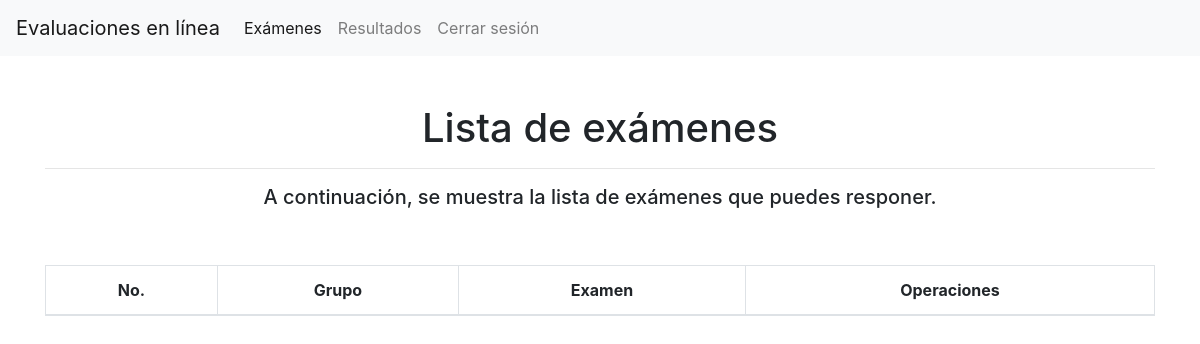
Before: /php/alumno/listaExamenes.php (signed in) with the older database file.
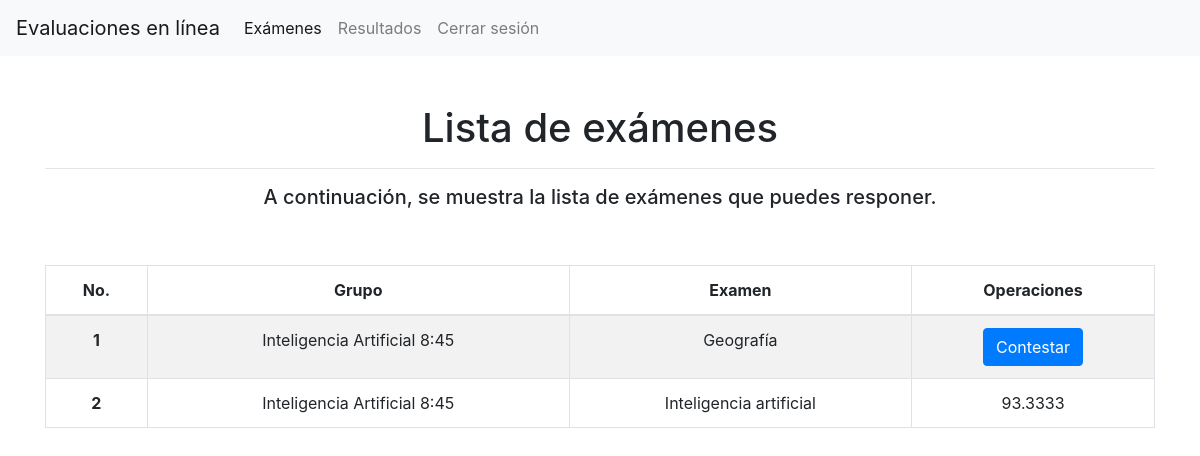
After: the same page with the newer database file.
### tables this page shows
CREATE TABLE `examen_grupo` (
  `id_examen_grupo` int(11) NOT NULL,
  `id_examen` int(11) NOT NULL,
  `id_grupo` int(11) NOT NULL,
  `fecha` date NOT NULL,
  `hora_inicio` time NOT NULL,
  `hora_fin` time NOT NULL
);

CREATE TABLE `grupo` (
  `id_grupo` int(11) NOT NULL,
  `id_usuario` int(11) NOT NULL,
  `nombre` varchar(200) NOT NULL
);

CREATE TABLE `examen` (
  `id_examen` int(11) NOT NULL,
  `nombre` varchar(30) NOT NULL
);

### php/alumno/listaExamenes_.php (called while the page is built, shortened)
<?php
    function getExamenes(){
    	$base = getConexion();
	    $consulta = "SELECT examen_grupo.*, grupo.id_grupo, grupo.nombre as nombreGrupo, examen.id_examen, examen.nombre as nombreExamen, alumno_grupo.id_usuario,
					(select resultado from examen_alumno where examen_alumno.id_usuario = alumno_grupo.id_usuario AND examen_alumno.id_examen = examen.id_examen AND examen_alumno.id_aplicacion = examen_grupo.id_examen_grupo) as resultado
					from examen_grupo
	                LEFT JOIN grupo ON examen_grupo.id_grupo = grupo.id_grupo
	                LEFT JOIN alumno_grupo ON grupo.id_grupo = alumno_grupo.id_grupo
	                LEFT JOIN examen ON examen_grupo.id_examen = examen.id_examen
	                WHERE alumno_grupo.id_usuario = " . $_SESSION["id_usuario"] . " AND examen_grupo.fecha = '". date('Y-m-d') ."' AND examen_grupo.hora_inicio <= '". date('H:i:s') ."' AND examen_grupo.hora_fin >= '". date('H:i:s') ."'";
	    $conexion = $base->query($consulta);
	    $examenes = $conexion->fetchAll(PDO::FETCH_OBJ);
	    return $examenes;
    }
 ?>

### php/alumno/listaExamenes.php (the view, shortened to what this page needs)
<?php
    include("listaExamenes_.php");
    $examenes = getExamenes();
?>
<!doctype html>
<html lang="en">
<head>
    <link href="../../css/bootstrap.min.css" rel="stylesheet" id="bootstrap-css">
</head>
<body>
<nav class="navbar navbar-expand-lg navbar-light bg-light">
    <a class="navbar-brand" href="inicio.php">Evaluaciones en línea</a>
    <div class="collapse navbar-collapse" id="navbarSupportedContent">
        <ul class="navbar-nav mr-auto">
            <li class="nav-item active">
                <a class="nav-link" href="listaExamenes.php">Exámenes</a>
            </li>
            <li class="nav-item">
                <a class="nav-link" href="listaResultados.php">Resultados</a>
            </li>
            <li class="nav-item ">
                <a class="nav-link" href="../general/logout.php">Cerrar sesión</a>
            </li>
        </ul>
    </div>
</nav>
<div class="container">
    <br><br>
    <h1 class="text-center">
        Lista de exámenes
    </h1>
    <hr>
    <p class="h5 text-center">A continuación, se muestra la lista de exámenes que puedes responer.</p>
    <br><br>
    <table class="table table-hover table-bordered table-striped">
        <thead>
        <tr class="text-center">
            <th scope="col">No.</th>
            <th scope="col">Grupo</th>
            <th scope="col">Examen</th>
            <th scope="col">Operaciones</th>
        </tr>
        </thead>
        <tbody>
            <?php $contador = 1; foreach($examenes as $examen): ?>
                <tr class="text-center">
                    <th scope="row"><?php echo $contador++; ?></th>
                    <td><?php echo $examen->nombreGrupo; ?></td>
                    <td><?php echo($examen->nombreExamen); ?></td>
                    <td>
                        <?php if($examen->resultado == null) {?>
                        <a class="btn btn-primary" href="responderExamen.php?idExamen=<?php echo($examen->id_examen);?>&nombre=<?php echo($examen->nombreExamen);?>&aplicacion=<?php echo($examen->id_examen_grupo);?>">Contestar</a>
                        <?php }else {
                            echo $examen->resultado;
                         } ?>
                    </td>
                </tr>
            <?php endforeach; ?>
        </tbody>
    </table>
</div>
</body>
</html>

Changed rows visible on the page:
added examen_grupo: id_grupo.nombre "Inteligencia Artificial 8:45", id_examen.nombre "Geografía"
added examen_grupo: id_grupo.nombre "Inteligencia Artificial 8:45", id_examen.nombre "Inteligencia artificial", resultado "93.3333"
